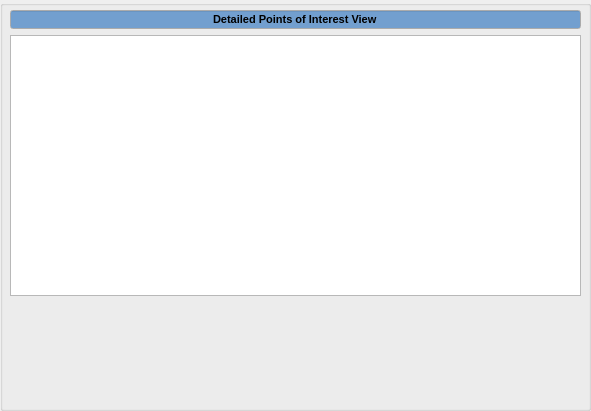
    <widget class="QGroupBox" name="detailed_point_of_interest_view_groupbox">
     <property name="geometry">
      <rect>
       <x>330</x>
       <y>120</y>
       <width>591</width>
       <height>411</height>
      </rect>
     </property>
     <property name="title">
      <string/>
     </property>
     <widget class="QLineEdit" name="detailed_points_of_interest_view_lineedit">
      <property name="geometry">
       <rect>
        <x>10</x>
        <y>10</y>
        <width>571</width>
        <height>19</height>
       </rect>
      </property>
      <property name="palette">
       <palette>
        <active>
         <colorrole role="Base">
          <brush brushstyle="SolidPattern">
           <color alpha="255">
            <red>114</red>
            <green>159</green>
            <blue>207</blue>
           </color>
          </brush>
         </colorrole>
        </active>
        <inactive>
         <colorrole role="Base">
          <brush brushstyle="SolidPattern">
           <color alpha="255">
            <red>114</red>
            <green>159</green>
            <blue>207</blue>
           </color>
          </brush>
         </colorrole>
        </inactive>
        <disabled>
         <colorrole role="Base">
          <brush brushstyle="SolidPattern">
           <color alpha="255">
            <red>255</red>
            <green>255</green>
            <blue>255</blue>
           </color>
          </brush>
         </colorrole>
        </disabled>
       </palette>
      </property>
      <property name="font">
       <font>
        <pointsize>8</pointsize>
        <weight>75</weight>
        <bold>true</bold>
       </font>
      </property>
      <property name="autoFillBackground">
       <bool>false</bool>
      </property>
      <property name="text">
       <string>Detailed Points of Interest View</string>
      </property>
      <property name="alignment">
       <set>Qt::AlignCenter</set>
      </property>
      <property name="readOnly">
       <bool>true</bool>
      </property>
     </widget>
     <widget class="QTextEdit" name="points_of_interest_content_area_textedit">
      <property name="geometry">
       <rect>
        <x>10</x>
        <y>35</y>
        <width>571</width>
        <height>261</height>
       </rect>
      </property>
     </widget>
     <widget class="QWidget" name="terminal_widget_2" native="true">
      <property name="geometry">
       <rect>
        <x>10</x>
        <y>306</y>
        <width>571</width>
        <height>101</height>
       </rect>
      </property>
     </widget>
    </widget>
